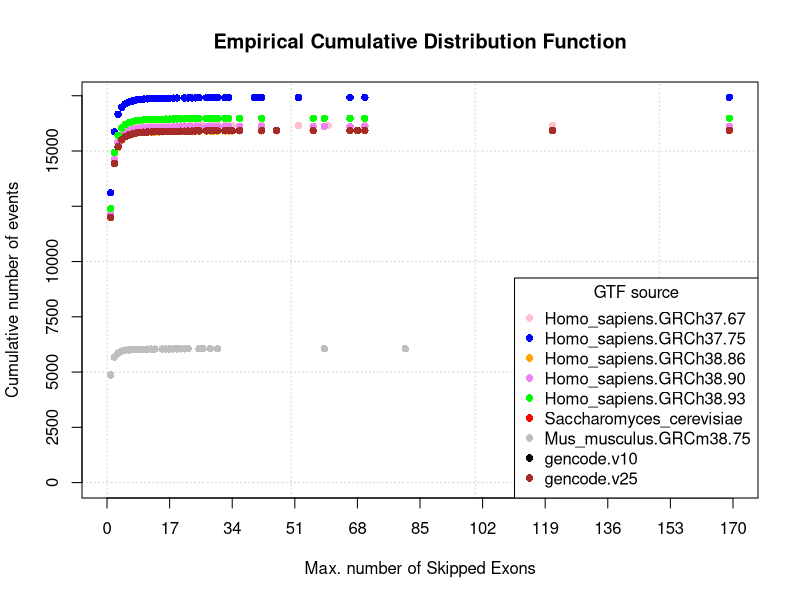

This figure's R source:
png("C:/Users/mahim/GoBi/Blatt01/ExonSkippingJAR/src/plots_v2/R/skipped_exons.jpg", width = 1200, height = 548)
plot(1, 1, type = "n", xlim=c(0,170),xaxp=c(0,170, 10),ylim=c(0,17424),yaxp=c(0,17500,7),ann=F,panel.first=grid())
title(main="Empirical Cumulative Distribution Function",xlab="Max. number of Skipped Exons",ylab="Cumulative number of events")
points(1,12091, col = "pink", pch=16   )
points(2,14683, col = "pink", pch=16   )
points(3,15432, col = "pink", pch=16   )
points(4,15725, col = "pink", pch=16   )
points(5,15875, col = "pink", pch=16   )
points(6,15957, col = "pink", pch=16   )
points(7,16005, col = "pink", pch=16   )
points(8,16053, col = "pink", pch=16   )
points(9,16069, col = "pink", pch=16   )
points(10,16083, col = "pink", pch=16   )
points(11,16090, col = "pink", pch=16   )
points(12,16100, col = "pink", pch=16   )
points(13,16107, col = "pink", pch=16   )
points(14,16111, col = "pink", pch=16   )
points(15,16115, col = "pink", pch=16   )
points(16,16118, col = "pink", pch=16   )
points(17,16120, col = "pink", pch=16   )
points(18,16125, col = "pink", pch=16   )
points(19,16131, col = "pink", pch=16   )
points(20,16132, col = "pink", pch=16   )
points(21,16133, col = "pink", pch=16   )
points(22,16134, col = "pink", pch=16   )
points(23,16136, col = "pink", pch=16   )
points(24,16141, col = "pink", pch=16   )
points(25,16143, col = "pink", pch=16   )
points(26,16144, col = "pink", pch=16   )
points(28,16145, col = "pink", pch=16   )
points(29,16146, col = "pink", pch=16   )
points(30,16147, col = "pink", pch=16   )
points(32,16148, col = "pink", pch=16   )
points(33,16149, col = "pink", pch=16   )
points(34,16150, col = "pink", pch=16   )
points(42,16152, col = "pink", pch=16   )
points(52,16154, col = "pink", pch=16   )
points(60,16155, col = "pink", pch=16   )
points(70,16156, col = "pink", pch=16   )
points(121,16157, col = "pink", pch=16   )
points(1,13110, col = "blue", pch=16   )
points(2,15867, col = "blue", pch=16   )
points(3,16665, col = "blue", pch=16   )
points(4,16981, col = "blue", pch=16   )
points(5,17132, col = "blue", pch=16   )
points(6,17220, col = "blue", pch=16   )
points(7,17266, col = "blue", pch=16   )
points(8,17317, col = "blue", pch=16   )
points(9,17334, col = "blue", pch=16   )
points(10,17350, col = "blue", pch=16   )
points(11,17357, col = "blue", pch=16   )
points(12,17364, col = "blue", pch=16   )
points(13,17370, col = "blue", pch=16   )
points(14,17374, col = "blue", pch=16   )
points(15,17378, col = "blue", pch=16   )
points(16,17384, col = "blue", pch=16   )
points(17,17386, col = "blue", pch=16   )
points(18,17391, col = "blue", pch=16   )
points(19,17398, col = "blue", pch=16   )
points(21,17399, col = "blue", pch=16   )
points(22,17400, col = "blue", pch=16   )
points(23,17402, col = "blue", pch=16   )
points(24,17407, col = "blue", pch=16   )
points(25,17410, col = "blue", pch=16   )
points(27,17411, col = "blue", pch=16   )
points(28,17412, col = "blue", pch=16   )
points(29,17413, col = "blue", pch=16   )
points(30,17414, col = "blue", pch=16   )
points(32,17415, col = "blue", pch=16   )
points(33,17416, col = "blue", pch=16   )
points(40,17417, col = "blue", pch=16   )
points(41,17418, col = "blue", pch=16   )
points(42,17419, col = "blue", pch=16   )
points(52,17421, col = "blue", pch=16   )
points(66,17422, col = "blue", pch=16   )
points(70,17423, col = "blue", pch=16   )
points(169,17424, col = "blue", pch=16   )
points(1,11987, col = "orange", pch=16   )
points(2,14424, col = "orange", pch=16   )
points(3,15178, col = "orange", pch=16   )
points(4,15493, col = "orange", pch=16   )
points(5,15639, col = "orange", pch=16   )
points(6,15719, col = "orange", pch=16   )
points(7,15764, col = "orange", pch=16   )
points(8,15810, col = "orange", pch=16   )
points(9,15825, col = "orange", pch=16   )
points(10,15841, col = "orange", pch=16   )
points(11,15847, col = "orange", pch=16   )
points(12,15856, col = "orange", pch=16   )
points(13,15859, col = "orange", pch=16   )
points(14,15863, col = "orange", pch=16   )
points(15,15867, col = "orange", pch=16   )
points(16,15872, col = "orange", pch=16   )
points(17,15874, col = "orange", pch=16   )
points(18,15878, col = "orange", pch=16   )
points(19,15884, col = "orange", pch=16   )
points(20,15885, col = "orange", pch=16   )
points(21,15886, col = "orange", pch=16   )
points(22,15889, col = "orange", pch=16   )
points(23,15891, col = "orange", pch=16   )
points(24,15897, col = "orange", pch=16   )
points(25,15900, col = "orange", pch=16   )
points(27,15901, col = "orange", pch=16   )
points(28,15903, col = "orange", pch=16   )
points(29,15904, col = "orange", pch=16   )
points(30,15906, col = "orange", pch=16   )
points(32,15907, col = "orange", pch=16   )
points(33,15908, col = "orange", pch=16   )
points(34,15909, col = "orange", pch=16   )
points(36,15911, col = "orange", pch=16   )
points(42,15912, col = "orange", pch=16   )
points(46,15913, col = "orange", pch=16   )
points(56,15914, col = "orange", pch=16   )
points(66,15915, col = "orange", pch=16   )
points(68,15916, col = "orange", pch=16   )
points(70,15918, col = "orange", pch=16   )
points(121,15919, col = "orange", pch=16   )
points(169,15920, col = "orange", pch=16   )
points(1,12137, col = "violet", pch=16   )
points(2,14601, col = "violet", pch=16   )
points(3,15365, col = "violet", pch=16   )
points(4,15683, col = "violet", pch=16   )
points(5,15831, col = "violet", pch=16   )
points(6,15916, col = "violet", pch=16   )
points(7,15962, col = "violet", pch=16   )
points(8,16009, col = "violet", pch=16   )
points(9,16024, col = "violet", pch=16   )
points(10,16041, col = "violet", pch=16   )
points(11,16047, col = "violet", pch=16   )
points(12,16056, col = "violet", pch=16   )
points(13,16059, col = "violet", pch=16   )
points(14,16063, col = "violet", pch=16   )
points(15,16067, col = "violet", pch=16   )
points(16,16072, col = "violet", pch=16   )
points(17,16074, col = "violet", pch=16   )
points(18,16078, col = "violet", pch=16   )
points(19,16084, col = "violet", pch=16   )
points(20,16085, col = "violet", pch=16   )
points(21,16086, col = "violet", pch=16   )
points(22,16088, col = "violet", pch=16   )
points(23,16090, col = "violet", pch=16   )
points(24,16095, col = "violet", pch=16   )
points(25,16098, col = "violet", pch=16   )
points(27,16099, col = "violet", pch=16   )
points(28,16101, col = "violet", pch=16   )
points(29,16102, col = "violet", pch=16   )
points(30,16104, col = "violet", pch=16   )
points(32,16105, col = "violet", pch=16   )
points(33,16106, col = "violet", pch=16   )
points(36,16108, col = "violet", pch=16   )
points(42,16109, col = "violet", pch=16   )
points(56,16110, col = "violet", pch=16   )
points(59,16111, col = "violet", pch=16   )
points(66,16112, col = "violet", pch=16   )
points(70,16113, col = "violet", pch=16   )
points(169,16114, col = "violet", pch=16   )
points(1,12395, col = "green", pch=16   )
points(2,14923, col = "green", pch=16   )
points(3,15711, col = "green", pch=16   )
points(4,16043, col = "green", pch=16   )
points(5,16194, col = "green", pch=16   )
points(6,16282, col = "green", pch=16   )
points(7,16330, col = "green", pch=16   )
points(8,16377, col = "green", pch=16   )
points(9,16392, col = "green", pch=16   )
points(10,16409, col = "green", pch=16   )
points(11,16415, col = "green", pch=16   )
points(12,16424, col = "green", pch=16   )
points(13,16428, col = "green", pch=16   )
points(14,16432, col = "green", pch=16   )
points(15,16436, col = "green", pch=16   )
points(16,16441, col = "green", pch=16   )
points(17,16443, col = "green", pch=16   )
points(18,16447, col = "green", pch=16   )
points(19,16453, col = "green", pch=16   )
points(20,16454, col = "green", pch=16   )
points(21,16455, col = "green", pch=16   )
points(22,16457, col = "green", pch=16   )
points(23,16459, col = "green", pch=16   )
points(24,16464, col = "green", pch=16   )
points(25,16467, col = "green", pch=16   )
points(27,16468, col = "green", pch=16   )
points(28,16470, col = "green", pch=16   )
points(29,16471, col = "green", pch=16   )
points(30,16473, col = "green", pch=16   )
points(32,16474, col = "green", pch=16   )
points(33,16475, col = "green", pch=16   )
points(36,16477, col = "green", pch=16   )
points(42,16478, col = "green", pch=16   )
points(56,16479, col = "green", pch=16   )
points(59,16480, col = "green", pch=16   )
points(66,16481, col = "green", pch=16   )
points(70,16482, col = "green", pch=16   )
points(169,16483, col = "green", pch=16   )
points(1,4867, col = "grey", pch=16   )
points(2,5677, col = "grey", pch=16   )
points(3,5858, col = "grey", pch=16   )
points(4,5948, col = "grey", pch=16   )
points(5,5991, col = "grey", pch=16   )
points(6,6004, col = "grey", pch=16   )
points(7,6015, col = "grey", pch=16   )
points(8,6027, col = "grey", pch=16   )
points(9,6029, col = "grey", pch=16   )
points(10,6033, col = "grey", pch=16   )
points(11,6037, col = "grey", pch=16   )
points(12,6040, col = "grey", pch=16   )
points(13,6042, col = "grey", pch=16   )
points(15,6043, col = "grey", pch=16   )
points(16,6044, col = "grey", pch=16   )
points(17,6045, col = "grey", pch=16   )
points(18,6046, col = "grey", pch=16   )
points(19,6047, col = "grey", pch=16   )
points(20,6049, col = "grey", pch=16   )
points(21,6050, col = "grey", pch=16   )
points(22,6051, col = "grey", pch=16   )
points(25,6054, col = "grey", pch=16   )
points(26,6055, col = "grey", pch=16   )
points(28,6056, col = "grey", pch=16   )
points(30,6057, col = "grey", pch=16   )
points(59,6058, col = "grey", pch=16   )
points(81,6059, col = "grey", pch=16   )
points(154,6060, col = "grey", pch=16   )
points(1,11994, col = "brown", pch=16   )
points(2,14434, col = "brown", pch=16   )
points(3,15189, col = "brown", pch=16   )
points(4,15504, col = "brown", pch=16   )
points(5,15650, col = "brown", pch=16   )
points(6,15730, col = "brown", pch=16   )
points(7,15775, col = "brown", pch=16   )
points(8,15821, col = "brown", pch=16   )
points(9,15836, col = "brown", pch=16   )
points(10,15852, col = "brown", pch=16   )
points(11,15858, col = "brown", pch=16   )
points(12,15867, col = "brown", pch=16   )
points(13,15870, col = "brown", pch=16   )
points(14,15874, col = "brown", pch=16   )
points(15,15878, col = "brown", pch=16   )
points(16,15883, col = "brown", pch=16   )
points(17,15885, col = "brown", pch=16   )
points(18,15889, col = "brown", pch=16   )
points(19,15895, col = "brown", pch=16   )
points(20,15896, col = "brown", pch=16   )
points(21,15897, col = "brown", pch=16   )
points(22,15900, col = "brown", pch=16   )
points(23,15902, col = "brown", pch=16   )
points(24,15908, col = "brown", pch=16   )
points(25,15911, col = "brown", pch=16   )
points(27,15912, col = "brown", pch=16   )
points(28,15914, col = "brown", pch=16   )
points(29,15915, col = "brown", pch=16   )
points(30,15917, col = "brown", pch=16   )
points(32,15918, col = "brown", pch=16   )
points(33,15919, col = "brown", pch=16   )
points(34,15920, col = "brown", pch=16   )
points(36,15922, col = "brown", pch=16   )
points(42,15923, col = "brown", pch=16   )
points(46,15924, col = "brown", pch=16   )
points(56,15925, col = "brown", pch=16   )
points(66,15926, col = "brown", pch=16   )
points(68,15927, col = "brown", pch=16   )
points(70,15929, col = "brown", pch=16   )
points(121,15930, col = "brown", pch=16   )
points(169,15931, col = "brown", pch=16   )
legend("bottomright",title="GTF source",legend=c("Homo_sapiens.GRCh37.67", "Homo_sapiens.GRCh37.75", "Homo_sapiens.GRCh38.86", "Homo_sapiens.GRCh38.90", "Homo_sapiens.GRCh38.93", "Saccharomyces_cerevisiae", "Mus_musculus.GRCm38.75",  "gencode.v10", "gencode.v25"),pch=c(16,16,16,16,16,16),col=c("pink", "blue","orange","violet","green","red", "grey", "black", "brown"))
dev.off()
